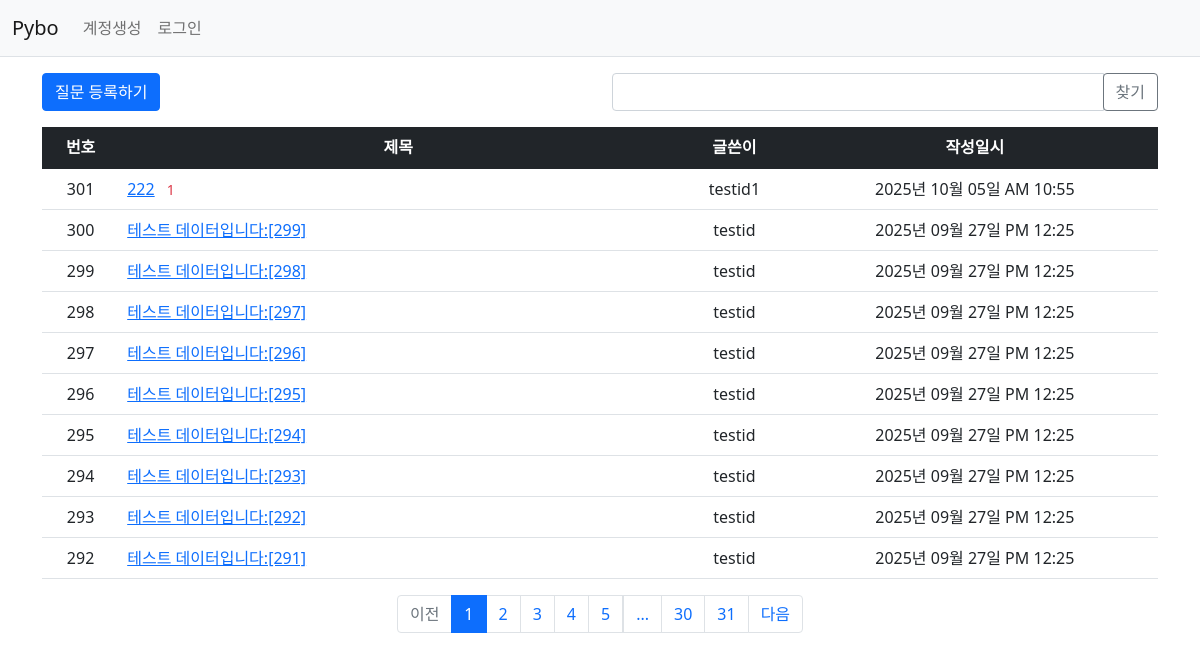
Page /question/list/ on the earlier database version.
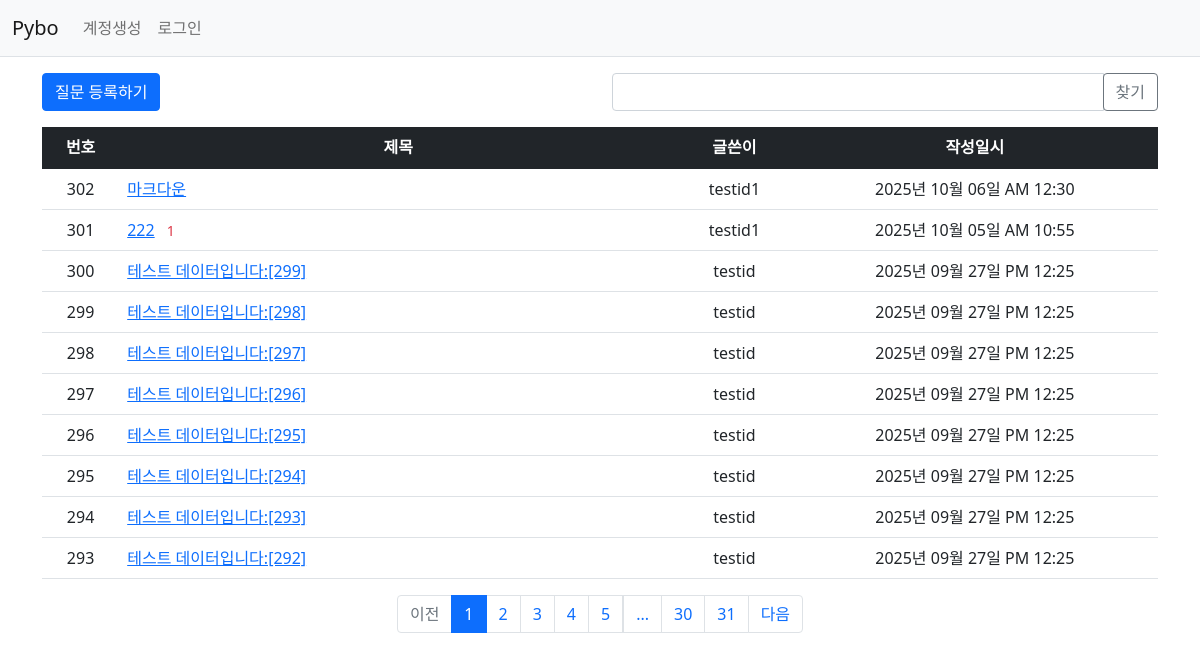
Same page on the later database version.
### pybo/models.py (models this page shows)
class Question(db.Model):
    id = db.Column(db.Integer, primary_key=True)
    subject = db.Column(db.String(200), nullable=False)
    content = db.Column(db.Text, nullable=False)
    create_date = db.Column(db.DateTime, nullable=False)
    user_id = db.Column(db.Integer, db.ForeignKey('user.id', ondelete='CASCADE'), nullable=False)
    user = db.relationship('User', backref=db.backref('question_set'))
    modify_date = db.Column(db.DateTime, nullable=True)
    voter = db.relationship('User', secondary=question_voter, backref=db.backref('question_voter_set'))

class User(db.Model) :
    id = db.Column(db.Integer, primary_key=True)
    username = db.Column(db.String(150), unique=True, nullable=False)
    password = db.Column(db.String(200), nullable=False)
    email = db.Column(db.String(120), unique=True, nullable=False)

### pybo/views/question_views.py (the view, shortened to what this page needs)
@bp.route('/list/')
def _list():
    page = request.args.get('page', type=int, default=1)
    kw = request.args.get('kw', type=str, default='')
    question_list = Question.query.order_by(Question.create_date.desc())
    question_list = question_list.paginate(page=page, per_page=10)
    return render_template('question/question_list.html', question_list =question_list, page = page, kw = kw)

### pybo/filter.py (called while the page is built)
def format_datetime(value, fmt='%Y년 %m월 %d일 %p %I:%M'):
    return value.strftime(fmt)

### pybo/views/auth_views.py (called while the page is built)
@bp.before_app_request
def load_logged_in_user():
    user_id = session.get('user_id')
    if user_id is None:
        g.user = None
    else :
        g.user = User.query.get(user_id)

### pybo/templates/question/question_list.html (shortened to what this page needs)
{% extends 'base.html' %}
{% block content %}
<div class="container my-3">
    <div class="row my-3">
        <div class="col-6">
            <a href="{{url_for('question.create')}}" class="btn btn-primary">질문 등록하기</a>
        </div>
        <div class="col-6">
            <div class="input-group">
                <input type="text" id="search_kw" class="form-control" value="{{kw or ''}}">
                <div class="input=group-append">
                    <button class="btn btn-outline-secondary" type="button" id="btn_search">찾기</button>
                </div>
            </div>
        </div>
    </div>
    <table class="table">
        <thead>
        <tr class="text-center table-dark">
            <th>번호</th>
            <th style="width:50%">제목</th>
            <th>글쓴이</th>
            <th>작성일시</th>
        </tr>
        </thead>
        <tbody>
        {% if question_list %}
        {% for question in question_list.items %}
        <tr class="text-center">
            <td>{{ question_list.total - ((question_list.page-1)*question_list.per_page)-loop.index0 }}</td>
            <td class="text-start">
                <a href="{{ url_for('question.detail', question_id=question.id) }}">{{ question.subject }}</a>
                {% if question.answer_set|length>0 %}
                <span class="text-danger small mx-2">{{question.answer_set|length}}</span>
                {% endif %}
            </td>
            <td>{{question.user.username}}</td>
            <td>{{ question.create_date|datetime }}</td>
        </tr>
        {% endfor %}
        {% else %}
        <tr>
            <td colspan="3">질문이 없습니다.</td>
        </tr>
        {% endif %}
        </tbody>
    </table>
    <ul class="pagination justify-content-center">
        {% if question_list.has_prev %}
        <li class="page-item">
            <a class="page-link" data-page="{{question_list.prev_num}}" href="javascript:void(0)">이전</a>
        </li>
        {% else %}
        <li class="page-item disabled">
            <a class="page-link" tabindex="-1" aria-disabled="true" href="javascript:void(0)">이전</a>
        </li>
        {% endif %}
        {% for page_num in question_list.iter_pages() %}
        {% if page_num %}
        {% if page_num != question_list.page %}
        <li class="page-item">
            <a class="page-link" data-page="{{page_num}}" href="javascript:void(0)">{{page_num}}</a>
        </li>
            {% else %}
        <li class="page-item active" aria-current="page">
            <a class="page-link" href="javascript:void(0)">{{page_num}}</a>
        </li>
        {% endif %}
        {% else %}
        <li class="disabled">
            <a class="page-link" href="javascript:void(0)">...</a>
        </li>
        {% endif %}
        {% endfor %}
        {% if question_list.has_next %}
        <li class="page-item">
            <a class="page-link" data-page="{{question_list.next_num}}" href="javascript:void(0)">다음</a>
        </li>
        {% else %}
        <li class="page-item disabled">
            <a class="page-link" tabindex="-1" aria-disabled="true" href="javascript:void(0)">다음</a>
        </li>
        {% endif %}
    </ul>
</div>
{% endblock %}

Differences in the rows shown:
no longer on this page (row unchanged): Question: id "292", subject "테스트 데이터입니다:[291]", user.username "testid", create_date "2025년 09월 27일 PM 12:25"
added Question: id "302", subject "마크다운", user.username "testid1", create_date "2025년 10월 06일 AM 12:30"
